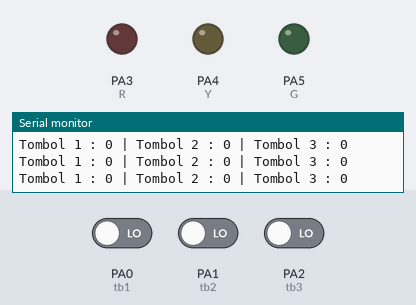
A sketch run on a simulated STM32 Blue Pill. On the bench: output pins drawn as LEDs (lit = HIGH), the last lines printed to the serial monitor. Dashed ring = blinking. The inputs (shaded band) are chosen by the test bench; at power-on: PA0 (tb1) LOW, PA1 (tb2) LOW, PA2 (tb3) LOW.

Above: at 1.2 s.
1.3 s: PA0 (tb1) driven HIGH
At 2.2 s:
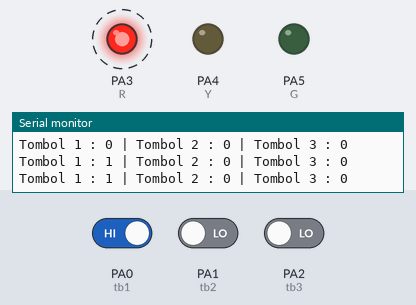
4.3 s: PA1 (tb2) driven HIGH
At 5.3 s:
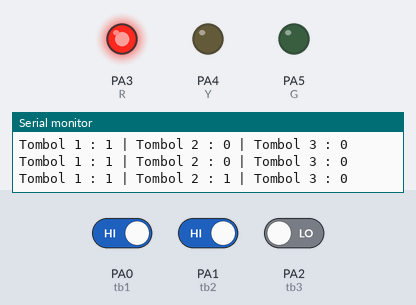
5.8 s: PA2 (tb3) driven HIGH
At 8.2 s:
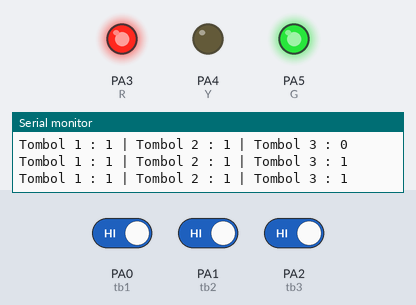
8.8 s: PA2 (tb3) driven LOW
At 9.7 s:
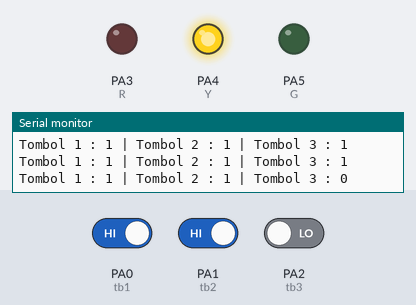
11.8 s: PA0 (tb1) driven LOW
At 13.2 s:
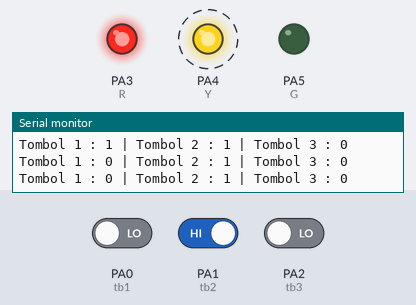
14.8 s: PA1 (tb2) driven LOW and PA2 (tb3) driven HIGH
At 16.2 s:
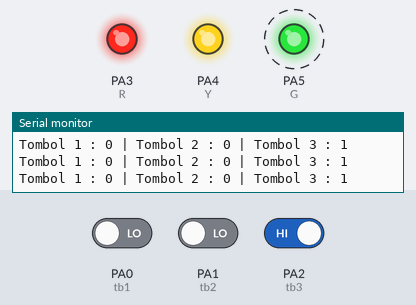
Timing chart, 0 to 18.8 s (numbered marks = the images above; inputs shaded):
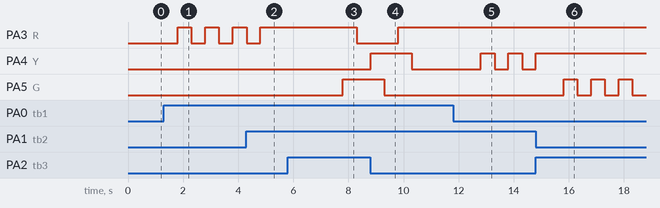

Measured:
- after the input at 1.3 s, PA3 (R): alternates HIGH for 0.50 s and LOW for 0.50 s, starting after 0.50 s
- after the input at 4.3 s, PA3 (R): goes on until 4.8 s, then stays HIGH
- after the input at 5.8 s, PA3 (R): HIGH → LOW after 2.5 s; PA5 (G): LOW → HIGH after 2.0 s
- after the input at 8.8 s, PA3 (R): goes on until 9.8 s, then stays HIGH; PA5 (G): goes on until 9.3 s, then stays LOW
- after the input at 11.8 s, PA4 (Y): alternates HIGH for 0.50 s and LOW for 0.50 s, starting after 1.0 s
- after the input at 14.8 s, PA4 (Y): goes on until 14.8 s, then stays HIGH; PA5 (G): alternates HIGH for 0.50 s and LOW for 0.50 s, starting after 1.0 s

The sketch:

11._STM32_chalenge.ino
```cpp
//INISIALISASI INPUT
int tb1 = PA0;
int tb2 = PA1;
int tb3 = PA2;

//inisialisasi OUTPUT
int R = PA3;
int Y = PA4;
int G = PA5;

int kunci = 0;
void setup() {
  // put your setup code here, to run once:
  Serial.begin(9600);
  pinMode(tb1, INPUT);
  pinMode(tb2, INPUT);
  pinMode(tb3, INPUT);

  pinMode(R, OUTPUT);
  pinMode(Y, OUTPUT);
  pinMode(G, OUTPUT);
}

void loop() {
  // put your main code here, to run repeatedly:
  //BACA DATA
  int bacatb1 = digitalRead(tb1);
  int bacatb2 = digitalRead(tb2);
  int bacatb3 = digitalRead(tb3);

  Serial.println("Tombol 1 : " + String(bacatb1) + " | Tombol 2 : " + String(bacatb2) + " | Tombol 3 : " + String(bacatb3));

  //LOGIKA
  if(bacatb1 == 1 and kunci == 0){
    delay(500);
    digitalWrite(R, HIGH);
    kunci = 1;
  }
  else if(bacatb1 == 1 and kunci == 1){
    delay(500);
    digitalWrite(R, LOW);
    kunci =0;
  }
  if(bacatb2 == 1 and kunci == 0){
    delay(500);
    digitalWrite(Y, HIGH);
    kunci = 1;
  }
  else if(bacatb2 == 1 and kunci == 1){
    delay(500);
    digitalWrite(Y, LOW);
    kunci =0;
  }
  if(bacatb3 == 1 and kunci == 0){
    delay(500);
    digitalWrite(G, HIGH);
    kunci =1;
  }
  else if(bacatb3 == 1 and kunci == 1){
    delay(500);
    digitalWrite(G, LOW);
    kunci =0;
  }
}
```
